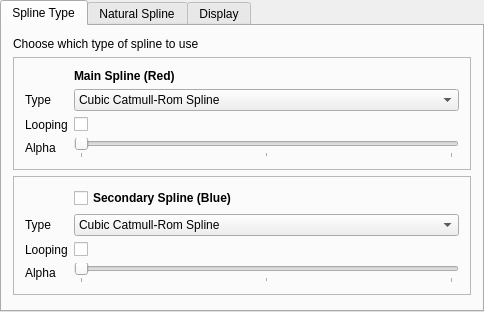
<?xml version="1.0" encoding="UTF-8"?>
<ui version="4.0">
 <class>SettingsWidget</class>
 <widget class="QDialog" name="SettingsWidget">
  <property name="geometry">
   <rect>
    <x>0</x>
    <y>0</y>
    <width>484</width>
    <height>312</height>
   </rect>
  </property>
  <property name="windowTitle">
   <string>Settings - Spline Demo</string>
  </property>
  <layout class="QVBoxLayout" name="verticalLayout_4">
   <property name="leftMargin">
    <number>0</number>
   </property>
   <property name="topMargin">
    <number>0</number>
   </property>
   <property name="rightMargin">
    <number>0</number>
   </property>
   <property name="bottomMargin">
    <number>0</number>
   </property>
   <item>
    <widget class="QTabWidget" name="tabWidget">
     <property name="currentIndex">
      <number>0</number>
     </property>
     <widget class="QWidget" name="tab">
      <attribute name="title">
       <string>Spline Type</string>
      </attribute>
      <layout class="QVBoxLayout" name="verticalLayout_3">
       <item>
        <widget class="QLabel" name="label_6">
         <property name="text">
          <string>Choose which type of spline to use</string>
         </property>
        </widget>
       </item>
       <item>
        <widget class="QFrame" name="frame_2">
         <property name="frameShape">
          <enum>QFrame::StyledPanel</enum>
         </property>
         <property name="frameShadow">
          <enum>QFrame::Raised</enum>
         </property>
         <layout class="QFormLayout" name="formLayout_2">
          <property name="fieldGrowthPolicy">
           <enum>QFormLayout::AllNonFixedFieldsGrow</enum>
          </property>
          <item row="1" column="0">
           <widget class="QLabel" name="label_5">
            <property name="text">
             <string>Type</string>
            </property>
           </widget>
          </item>
          <item row="1" column="1">
           <widget class="QComboBox" name="main_splineType">
            <property name="frame">
             <bool>true</bool>
            </property>
            <item>
             <property name="text">
              <string>Cubic Catmull-Rom Spline</string>
             </property>
            </item>
            <item>
             <property name="text">
              <string>Cubic Natural Spline</string>
             </property>
            </item>
            <item>
             <property name="text">
              <string>Cubic B-Spline</string>
             </property>
            </item>
            <item>
             <property name="text">
              <string>Quintic Catmull-Rom Spline</string>
             </property>
            </item>
           </widget>
          </item>
          <item row="2" column="0">
           <widget class="QLabel" name="label_3">
            <property name="text">
             <string>Looping</string>
            </property>
           </widget>
          </item>
          <item row="2" column="1">
           <widget class="QCheckBox" name="main_isLooping">
            <property name="text">
             <string/>
            </property>
           </widget>
          </item>
          <item row="3" column="0">
           <widget class="QLabel" name="label_8">
            <property name="text">
             <string>Alpha</string>
            </property>
           </widget>
          </item>
          <item row="3" column="1">
           <widget class="QSlider" name="main_alpha">
            <property name="minimum">
             <number>0</number>
            </property>
            <property name="maximum">
             <number>10</number>
            </property>
            <property name="pageStep">
             <number>5</number>
            </property>
            <property name="orientation">
             <enum>Qt::Horizontal</enum>
            </property>
            <property name="tickPosition">
             <enum>QSlider::TicksBelow</enum>
            </property>
            <property name="tickInterval">
             <number>5</number>
            </property>
           </widget>
          </item>
          <item row="0" column="1">
           <widget class="QLabel" name="label_12">
            <property name="font">
             <font>
              <weight>75</weight>
              <bold>true</bold>
             </font>
            </property>
            <property name="text">
             <string>Main Spline (Red)</string>
            </property>
           </widget>
          </item>
         </layout>
        </widget>
       </item>
       <item>
        <widget class="QFrame" name="frame_3">
         <property name="frameShape">
          <enum>QFrame::StyledPanel</enum>
         </property>
         <property name="frameShadow">
          <enum>QFrame::Raised</enum>
         </property>
         <layout class="QFormLayout" name="formLayout_3">
          <property name="fieldGrowthPolicy">
           <enum>QFormLayout::AllNonFixedFieldsGrow</enum>
          </property>
          <item row="2" column="0">
           <widget class="QLabel" name="label_4">
            <property name="text">
             <string>Looping</string>
            </property>
           </widget>
          </item>
          <item row="2" column="1">
           <widget class="QCheckBox" name="secondary_isLooping">
            <property name="text">
             <string/>
            </property>
           </widget>
          </item>
          <item row="1" column="0">
           <widget class="QLabel" name="label_9">
            <property name="text">
             <string>Type</string>
            </property>
           </widget>
          </item>
          <item row="1" column="1">
           <widget class="QComboBox" name="secondary_splineType">
            <property name="frame">
             <bool>true</bool>
            </property>
            <item>
             <property name="text">
              <string>Cubic Catmull-Rom Spline</string>
             </property>
            </item>
            <item>
             <property name="text">
              <string>Cubic Natural Spline</string>
             </property>
            </item>
            <item>
             <property name="text">
              <string>Cubic B-Spline</string>
             </property>
            </item>
            <item>
             <property name="text">
              <string>Quintic Catmull-Rom Spline</string>
             </property>
            </item>
           </widget>
          </item>
          <item row="3" column="0">
           <widget class="QLabel" name="label_10">
            <property name="text">
             <string>Alpha</string>
            </property>
           </widget>
          </item>
          <item row="3" column="1">
           <widget class="QSlider" name="secondary_alpha">
            <property name="minimum">
             <number>0</number>
            </property>
            <property name="maximum">
             <number>10</number>
            </property>
            <property name="pageStep">
             <number>5</number>
            </property>
            <property name="orientation">
             <enum>Qt::Horizontal</enum>
            </property>
            <property name="tickPosition">
             <enum>QSlider::TicksBelow</enum>
            </property>
            <property name="tickInterval">
             <number>5</number>
            </property>
           </widget>
          </item>
          <item row="0" column="1">
           <widget class="QCheckBox" name="secondary_enable">
            <property name="font">
             <font>
              <weight>75</weight>
              <bold>true</bold>
             </font>
            </property>
            <property name="text">
             <string>Secondary Spline (Blue)</string>
            </property>
           </widget>
          </item>
         </layout>
        </widget>
       </item>
       <item>
        <spacer name="verticalSpacer_3">
         <property name="orientation">
          <enum>Qt::Vertical</enum>
         </property>
         <property name="sizeHint" stdset="0">
          <size>
           <width>20</width>
           <height>40</height>
          </size>
         </property>
        </spacer>
       </item>
      </layout>
     </widget>
     <widget class="QWidget" name="layout_tab">
      <attribute name="title">
       <string>Natural Spline</string>
      </attribute>
      <layout class="QVBoxLayout" name="verticalLayout">
       <property name="spacing">
        <number>0</number>
       </property>
       <item>
        <widget class="QLabel" name="label_13">
         <property name="text">
          <string>Set constants for a natural spline here</string>
         </property>
        </widget>
       </item>
       <item>
        <widget class="QWidget" name="widget_2" native="true">
         <property name="sizePolicy">
          <sizepolicy hsizetype="Preferred" vsizetype="Maximum">
           <horstretch>0</horstretch>
           <verstretch>0</verstretch>
          </sizepolicy>
         </property>
         <layout class="QHBoxLayout" name="horizontalLayout_2">
          <property name="leftMargin">
           <number>0</number>
          </property>
          <property name="topMargin">
           <number>0</number>
          </property>
          <property name="rightMargin">
           <number>0</number>
          </property>
          <property name="bottomMargin">
           <number>0</number>
          </property>
          <item>
           <widget class="QFrame" name="frame">
            <property name="frameShape">
             <enum>QFrame::StyledPanel</enum>
            </property>
            <property name="frameShadow">
             <enum>QFrame::Raised</enum>
            </property>
            <layout class="QFormLayout" name="formLayout">
             <property name="fieldGrowthPolicy">
              <enum>QFormLayout::AllNonFixedFieldsGrow</enum>
             </property>
             <item row="0" column="0">
              <widget class="QLabel" name="label">
               <property name="text">
                <string>Include Endpoints</string>
               </property>
              </widget>
             </item>
             <item row="0" column="1">
              <widget class="QCheckBox" name="naturalSpline_includeEndpoints">
               <property name="text">
                <string/>
               </property>
              </widget>
             </item>
            </layout>
           </widget>
          </item>
         </layout>
        </widget>
       </item>
       <item>
        <spacer name="verticalSpacer">
         <property name="orientation">
          <enum>Qt::Vertical</enum>
         </property>
         <property name="sizeHint" stdset="0">
          <size>
           <width>20</width>
           <height>40</height>
          </size>
         </property>
        </spacer>
       </item>
      </layout>
     </widget>
     <widget class="QWidget" name="performance_tab">
      <attribute name="title">
       <string>Display</string>
      </attribute>
      <layout class="QVBoxLayout" name="verticalLayout_2">
       <property name="spacing">
        <number>0</number>
       </property>
       <item>
        <widget class="QLabel" name="label_14">
         <property name="text">
          <string>Miscellaneous parameters</string>
         </property>
        </widget>
       </item>
       <item>
        <widget class="QWidget" name="widget" native="true">
         <layout class="QHBoxLayout" name="horizontalLayout_3">
          <property name="leftMargin">
           <number>0</number>
          </property>
          <property name="topMargin">
           <number>0</number>
          </property>
          <property name="rightMargin">
           <number>0</number>
          </property>
          <property name="bottomMargin">
           <number>0</number>
          </property>
          <item>
           <widget class="QFrame" name="frame_4">
            <property name="frameShape">
             <enum>QFrame::StyledPanel</enum>
            </property>
            <property name="frameShadow">
             <enum>QFrame::Raised</enum>
            </property>
            <layout class="QFormLayout" name="formLayout_4">
             <property name="fieldGrowthPolicy">
              <enum>QFormLayout::AllNonFixedFieldsGrow</enum>
             </property>
             <item row="0" column="0">
              <widget class="QLabel" name="label_7">
               <property name="text">
                <string>Show Connecting Lines</string>
               </property>
              </widget>
             </item>
             <item row="0" column="1">
              <widget class="QCheckBox" name="misc_showConnectingLines">
               <property name="text">
                <string/>
               </property>
               <property name="checked">
                <bool>true</bool>
               </property>
              </widget>
             </item>
             <item row="1" column="0">
              <widget class="QLabel" name="label_2">
               <property name="text">
                <string>Background Image</string>
               </property>
              </widget>
             </item>
             <item row="1" column="1">
              <layout class="QHBoxLayout" name="horizontalLayout_5">
               <item>
                <widget class="QLineEdit" name="misc_backgroundImagePath"/>
               </item>
               <item>
                <widget class="QPushButton" name="buttonChooseFile">
                 <property name="sizePolicy">
                  <sizepolicy hsizetype="Fixed" vsizetype="Fixed">
                   <horstretch>0</horstretch>
                   <verstretch>0</verstretch>
                  </sizepolicy>
                 </property>
                 <property name="text">
                  <string>...</string>
                 </property>
                </widget>
               </item>
              </layout>
             </item>
            </layout>
           </widget>
          </item>
         </layout>
        </widget>
       </item>
       <item>
        <spacer name="verticalSpacer_2">
         <property name="orientation">
          <enum>Qt::Vertical</enum>
         </property>
         <property name="sizeHint" stdset="0">
          <size>
           <width>20</width>
           <height>95</height>
          </size>
         </property>
        </spacer>
       </item>
      </layout>
     </widget>
    </widget>
   </item>
  </layout>
 </widget>
 <layoutdefault spacing="6" margin="11"/>
 <resources/>
 <connections/>
</ui>
